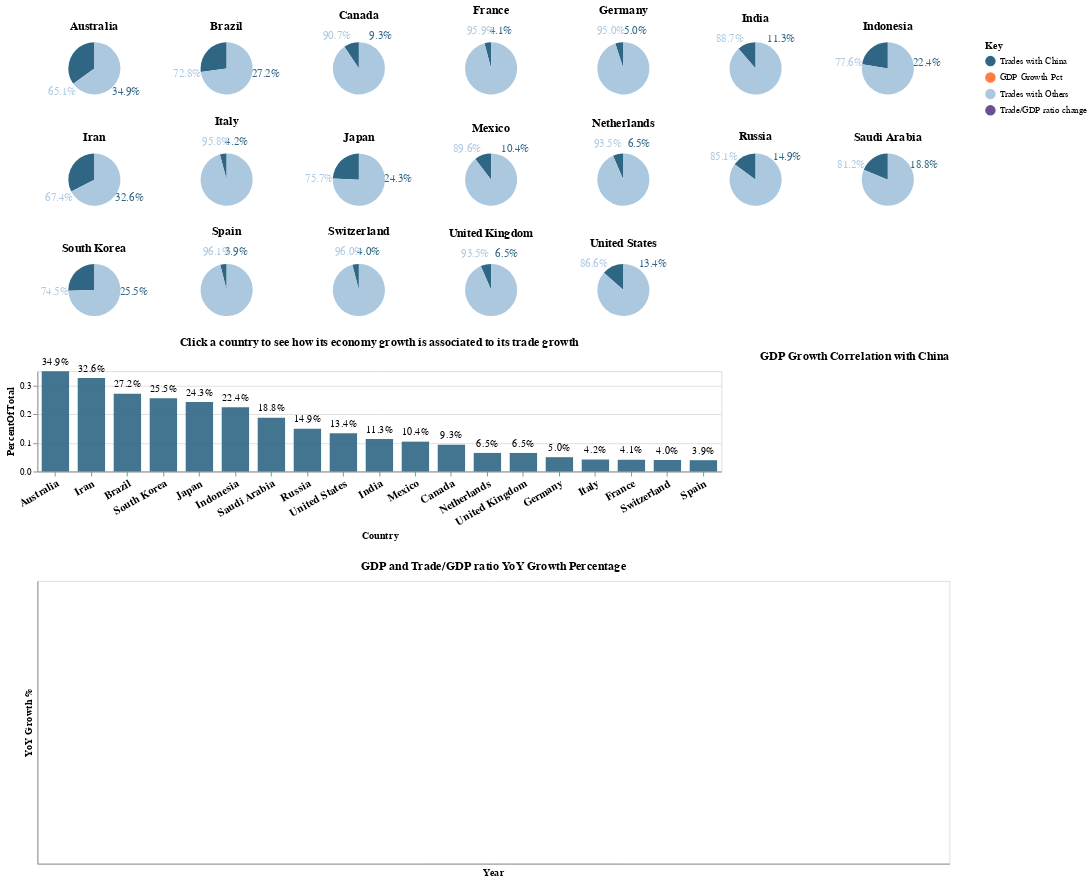

Notebook source saved alongside this figure:
### Code cell
width=1000
height=600
title = "Percentage of Total Trades Done with China"

df = my_data.get_Chinadata_by_country()
df = df.rename(columns={'TradePctGDPChange': 'Trade/GDP ratio change'})
# GDP growth correlation
china_gdp_df = df[df['Country'] == 'China'][['Country', 'GDP Growth Pct']].reset_index(drop = True)
other_gdp_df = df[df['Country'] != 'China'][['Country', 'GDP Growth Pct']]
other_gdp_df = other_gdp_df.drop_duplicates().reset_index(drop = True)
country_list = df[df['Country'] !='China']['Country'].unique()

#country_list = df[df['Country'] =='United States']['Country'].unique()

num_country_per_line = math.ceil(len(country_list)/3.0)

gdp_correl = {}
for country in country_list:
    gdp_correl[country] = china_gdp_df['GDP Growth Pct'].corr(
        other_gdp_df[other_gdp_df['Country']==country]['GDP Growth Pct'].reset_index(drop = True))
gdp_correl_df = pd.DataFrame(gdp_correl.items(), columns=['Country', 'GDPcorrel_w_China'])

df = df.merge(gdp_correl_df, on = 'Country', how = 'left')
# Slider filter
year_slider = alt.binding_range(min=2014, max=2020, step=1)
slider_selection = alt.selection_single(bind=year_slider, fields=['Year'], name="Year", init={'Year': 2020})

# Pie charts
base = alt.Chart(df).encode(
    theta=alt.Theta(field="total_trade", type="quantitative"),
    color=alt.Color(field="isChinaPartner", type="nominal",
                    scale = alt.Scale(domain = ['Trades with China', 'GDP Growth Pct', 
                                                'Trades with Others', 'Trade/GDP ratio change'],
                                      range = ['#2f6684', '#ff7c43', '#acc8df', '#665191']),
                    legend = alt.Legend(title="Key")),

    tooltip=alt.Tooltip('total_trade', format="$,.0f")
)


chart1 = alt.hconcat()
for country in country_list[0:num_country_per_line]: 
    base_pie = base.transform_filter(
        alt.FieldEqualPredicate(field='Country', equal=country)
    ).mark_arc(outerRadius=(width/35))

    base_text = base.transform_calculate(
        PercentOfTotal="datum.total_trade / datum.total_toWorld_trade"
    ).transform_filter(
        alt.FieldEqualPredicate(field='Country', equal=country)
    ).mark_text(radius=(width/30+10), size=12).encode(
        text=alt.Text("PercentOfTotal:Q", format='.1%')
    )
    chart1 |= (base_pie+base_text).add_selection(
        slider_selection
    ).transform_filter(
        slider_selection
    ).properties(title=country,width=(width/8),height=(height/10))

chart2 = alt.hconcat()
for country in country_list[num_country_per_line:num_country_per_line*2]:
    base_pie = base.transform_filter(
        alt.FieldEqualPredicate(field='Country', equal=country)
    ).mark_arc(outerRadius=(width/35))

    base_text = base.transform_calculate(
        PercentOfTotal="datum.total_trade / datum.total_toWorld_trade"
    ).transform_filter(
        alt.FieldEqualPredicate(field='Country', equal=country)
    ).mark_text(radius=(width/30+10), size=12).encode(
        text=alt.Text("PercentOfTotal:Q", format='.1%')
    )
    chart2 |= (base_pie+base_text).add_selection(
        slider_selection
    ).transform_filter(
        slider_selection
    ).properties(title=country,width=(width/8),height=(height/10))

chart3 = alt.hconcat()
for country in country_list[num_country_per_line*2:]:
    base_pie = base.transform_filter(
        alt.FieldEqualPredicate(field='Country', equal=country)
    ).mark_arc(outerRadius=(width/35))

    base_text = base.transform_calculate(
        PercentOfTotal="datum.total_trade / datum.total_toWorld_trade"
    ).transform_filter(
        alt.FieldEqualPredicate(field='Country', equal=country)
    ).mark_text(radius=(width/30+10), size=12).encode(
        text=alt.Text("PercentOfTotal:Q", format='.1%')
    )

    chart3 |= (base_pie+base_text).add_selection(
        slider_selection
    ).transform_filter(
        slider_selection
    ).properties(title=country,width=(width/8),height=(height/10))

# brush selection
brush_selection = alt.selection_single(fields=['Country'], empty='none')

# line charts
dependency_bars = alt.Chart(df).mark_bar(opacity = 0.9, color = '#2f6684', size = 30).encode(
    x = alt.Y('Country:N', sort='-y',
              axis=alt.Axis(labelAngle=-30, 
                            labelOverlap=False,
                            labelFontSize=12,
                            labelFontWeight = 'bold')),
    y = 'PercentOfTotal:Q'
).transform_calculate(
    PercentOfTotal="datum.total_trade / datum.total_toWorld_trade"
)
dependency_text = dependency_bars.mark_text(dy = -10).encode(
    x = alt.Y('Country:N', sort='-y', axis = None),
    y = 'PercentOfTotal:Q',
    text=alt.Text("PercentOfTotal:Q", format='.1%')
)

dependency_chart = alt.layer(dependency_bars, dependency_text).transform_filter(
    alt.FieldEqualPredicate(field='Year', equal=2020)
).transform_filter(
    alt.FieldEqualPredicate(field='isChinaPartner', equal='Trades with China')
).resolve_scale(
    x = 'independent'
).add_selection(
    brush_selection
).properties(
    title="Click a country to see how its economy growth is associated to its trade growth",
    width=(width*0.75),height=(height/10+50)
)

# Correlation fact 
corr_text = alt.Chart(df).mark_text(size = 40).encode(
    text=alt.Text("GDPcorrel_w_China:Q", format='.1%')
).transform_filter(
    brush_selection
).transform_filter(
    alt.FieldEqualPredicate(field='Year', equal=2020)
).properties(
    title="GDP Growth Correlation with China",
    width=(width*0.25),height=(height/10+50)
)

# ruler selection
nearest = alt.selection(type='single', nearest=True, on='mouseover',
                fields=['Year'], empty='none')

gdp_base = alt.Chart(df).transform_fold(
    ['Trade/GDP ratio change', 'GDP Growth Pct']
)

gdp_line = gdp_base.mark_line().encode(
    x = alt.X('Year:O',axis=alt.Axis(labelAngle=0)),
    y = alt.Y('value:Q',axis=alt.Axis(title = 'YoY Growth %', format='.1f')),
    color = 'key:N',
    tooltip=[alt.Tooltip('Year'),
             alt.Tooltip('Trade/GDP ratio change', format=".2f"),
             alt.Tooltip('GDP Growth Pct', format=".2f")]
).transform_filter(
    brush_selection
)

selectors = gdp_base.mark_point().encode(
    x=alt.X('Year:O',axis=alt.Axis(labelAngle=0)),
    opacity=alt.value(0),
).add_selection(
    nearest
)

#points = gdp_line.mark_point().encode(
#    opacity=alt.condition(nearest, alt.value(1), alt.value(0))
#)

points = gdp_line.mark_point(
    opacity=0.0,
    size=3000
).encode(
    x=alt.X('year:O',axis=None),
    y=alt.Y('value:Q',axis=None),
    tooltip=[alt.Tooltip('year'),
             alt.Tooltip('Trade/GDP ratio change', format=".2f"),
             alt.Tooltip('GDP Growth Pct', format=".2f")]
)

# Draw text labels near the points, and highlight based on selection
#text = gdp_line.mark_text(align='left', dx=5, dy=-5).encode(
#    text=alt.condition(nearest, 'value:Q', alt.value(' '))
#)
#text = gdp_base.mark_text(align='center', dx=5, dy=-5).encode(
#    x=alt.X('year:O',axis=None),
#    y=alt.Y('value:Q',axis=None),
#    text=alt.Text('value:Q', format='.1f'),
#    color = 'key:N'
#).transform_filter(
#    brush_selection
#)

# Draw a rule at the location of the selection
rules = gdp_base.mark_rule(color='gray').encode(
    x='Year:Q',
).transform_filter(
    nearest
)

gdp_combine = alt.layer(
    gdp_line#, text #points, selectors,rules,
).properties(
    title="GDP and Trade/GDP ratio YoY Growth Percentage" ,width=width,height=(height*3/5-50)
)

return_chart = (chart1 & chart2 & chart3 & (dependency_chart | corr_text) & gdp_combine).configure_title(
    baseline="line-top",
    dy = -5
)
## https://stackoverflow.com/questions/67997825/python-altair-generate-a-table-on-selection
## https://altair-viz.github.io/user_guide/transform/filter.html?highlight=filter
## https://vega.github.io/vega/docs/schemes/
return_chart

### Figure 1 — Vega-Lite specification as saved in the notebook (floating-point values rounded to 4 significant figures; data arrays with more than 128 entries replaced by an {"elided": "..."} marker saying what was removed)
{"config": {"view": {"continuousWidth": 400, "continuousHeight": 300}, "title": {"baseline": "line-top", "dy": -5}}, "vconcat": [{"hconcat": [{"layer": [{"mark": {"type": "arc", "outerRadius": 28.57}, "encoding": {"color": {"field": "isChinaPartner", "legend": {"title": "Key"}, "scale": {"domain": ["Trades with China", "GDP Growth Pct", "Trades with Others", "Trade/GDP ratio change"], "range": ["#2f6684", "#ff7c43", "#acc8df", "#665191"]}, "type": "nominal"}, "theta": {"field": "total_trade", "type": "quantitative"}, "tooltip": {"field": "total_trade", "format": "$,.0f", "type": "quantitative"}}, "selection": {"Year": {"type": "single", "bind": {"input": "range", "max": 2020, "min": 2014, "step": 1}, "fields": ["Year"], "init": {"Year": 2020}}}, "transform": [{"filter": {"equal": "Australia", "field": "Country"}}]}, {"mark": {"type": "text", "radius": 43.33, "size": 12}, "encoding": {"color": {"field": "isChinaPartner", "legend": {"title": "Key"}, "scale": {"domain": ["Trades with China", "GDP Growth Pct", "Trades with Others", "Trade/GDP ratio change"], "range": ["#2f6684", "#ff7c43", "#acc8df", "#665191"]}, "type": "nominal"}, "text": {"field": "PercentOfTotal", "format": ".1%", "type": "quantitative"}, "theta": {"field": "total_trade", "type": "quantitative"}, "tooltip": {"field": "total_trade", "format": "$,.0f", "type": "quantitative"}}, "transform": [{"calculate": "datum.total_trade / datum.total_toWorld_trade", "as": "PercentOfTotal"}, {"filter": {"equal": "Australia", "field": "Country"}}]}], "height": 60.0, "title": "Australia", "transform": [{"filter": {"selection": "Year"}}], "width": 125.0}, {"layer": [{"mark": {"type": "arc", "outerRadius": 28.57}, "encoding": {"color": {"field": "isChinaPartner", "legend": {"title": "Key"}, "scale": {"domain": ["Trades with China", "GDP Growth Pct", "Trades with Others", "Trade/GDP ratio change"], "range": ["#2f6684", "#ff7c43", "#acc8df", "#665191"]}, "type": "nominal"}, "theta": {"field": "total_trade", "type": "quantitative"}, "tooltip": {"field": "total_trade", "format": "$,.0f", "type": "quantitative"}}, "selection": {"Year": {"type": "single", "bind": {"input": "range", "max": 2020, "min": 2014, "step": 1}, "fields": ["Year"], "init": {"Year": 2020}}}, "transform": [{"filter": {"equal": "Brazil", "field": "Country"}}]}, {"mark": {"type": "text", "radius": 43.33, "size": 12}, "encoding": {"color": {"field": "isChinaPartner", "legend": {"title": "Key"}, "scale": {"domain": ["Trades with China", "GDP Growth Pct", "Trades with Others", "Trade/GDP ratio change"], "range": ["#2f6684", "#ff7c43", "#acc8df", "#665191"]}, "type": "nominal"}, "text": {"field": "PercentOfTotal", "format": ".1%", "type": "quantitative"}, "theta": {"field": "total_trade", "type": "quantitative"}, "tooltip": {"field": "total_trade", "format": "$,.0f", "type": "quantitative"}}, "transform": [{"calculate": "datum.total_trade / datum.total_toWorld_trade", "as": "PercentOfTotal"}, {"filter": {"equal": "Brazil", "field": "Country"}}]}], "height": 60.0, "title": "Brazil", "transform": [{"filter": {"selection": "Year"}}], "width": 125.0}, {"layer": [{"mark": {"type": "arc", "outerRadius": 28.57}, "encoding": {"color": {"field": "isChinaPartner", "legend": {"title": "Key"}, "scale": {"domain": ["Trades with China", "GDP Growth Pct", "Trades with Others", "Trade/GDP ratio change"], "range": ["#2f6684", "#ff7c43", "#acc8df", "#665191"]}, "type": "nominal"}, "theta": {"field": "total_trade", "type": "quantitative"}, "tooltip": {"field": "total_trade", "format": "$,.0f", "type": "quantitative"}}, "selection": {"Year": {"type": "single", "bind": {"input": "range", "max": 2020, "min": 2014, "step": 1}, "fields": ["Year"], "init": {"Year": 2020}}}, "transform": [{"filter": {"equal": "Canada", "field": "Country"}}]}, {"mark": {"type": "text", "radius": 43.33, "size": 12}, "encoding": {"color": {"field": "isChinaPartner", "legend": {"title": "Key"}, "scale": {"domain": ["Trades with China", "GDP Growth Pct", "Trades with Others", "Trade/GDP ratio change"], "range": ["#2f6684", "#ff7c43", "#acc8df", "#665191"]}, "type": "nominal"}, "text": {"field": "PercentOfTotal", "format": ".1%", "type": "quantitative"}, "theta": {"field": "total_trade", "type": "quantitative"}, "tooltip": {"field": "total_trade", "format": "$,.0f", "type": "quantitative"}}, "transform": [{"calculate": "datum.total_trade / datum.total_toWorld_trade", "as": "PercentOfTotal"}, {"filter": {"equal": "Canada", "field": "Country"}}]}], "height": 60.0, "title": "Canada", "transform": [{"filter": {"selection": "Year"}}], "width": 125.0}, {"layer": [{"mark": {"type": "arc", "outerRadius": 28.57}, "encoding": {"color": {"field": "isChinaPartner", "legend": {"title": "Key"}, "scale": {"domain": ["Trades with China", "GDP Growth Pct", "Trades with Others", "Trade/GDP ratio change"], "range": ["#2f6684", "#ff7c43", "#acc8df", "#665191"]}, "type": "nominal"}, "theta": {"field": "total_trade", "type": "quantitative"}, "tooltip": {"field": "total_trade", "format": "$,.0f", "type": "quantitative"}}, "selection": {"Year": {"type": "single", "bind": {"input": "range", "max": 2020, "min": 2014, "step": 1}, "fields": ["Year"], "init": {"Year": 2020}}}, "transform": [{"filter": {"equal": "France", "field": "Country"}}]}, {"mark": {"type": "text", "radius": 43.33, "size": 12}, "encoding": {"color": {"field": "isChinaPartner", "legend": {"title": "Key"}, "scale": {"domain": ["Trades with China", "GDP Growth Pct", "Trades with Others", "Trade/GDP ratio change"], "range": ["#2f6684", "#ff7c43", "#acc8df", "#665191"]}, "type": "nominal"}, "text": {"field": "PercentOfTotal", "format": ".1%", "type": "quantitative"}, "theta": {"field": "total_trade", "type": "quantitative"}, "tooltip": {"field": "total_trade", "format": "$,.0f", "type": "quantitative"}}, "transform": [{"calculate": "datum.total_trade / datum.total_toWorld_trade", "as": "PercentOfTotal"}, {"filter": {"equal": "France", "field": "Country"}}]}], "height": 60.0, "title": "France", "transform": [{"filter": {"selection": "Year"}}], "width": 125.0}, {"layer": [{"mark": {"type": "arc", "outerRadius": 28.57}, "encoding": {"color": {"field": "isChinaPartner", "legend": {"title": "Key"}, "scale": {"domain": ["Trades with China", "GDP Growth Pct", "Trades with Others", "Trade/GDP ratio change"], "range": ["#2f6684", "#ff7c43", "#acc8df", "#665191"]}, "type": "nominal"}, "theta": {"field": "total_trade", "type": "quantitative"}, "tooltip": {"field": "total_trade", "format": "$,.0f", "type": "quantitative"}}, "selection": {"Year": {"type": "single", "bind": {"input": "range", "max": 2020, "min": 2014, "step": 1}, "fields": ["Year"], "init": {"Year": 2020}}}, "transform": [{"filter": {"equal": "Germany", "field": "Country"}}]}, {"mark": {"type": "text", "radius": 43.33, "size": 12}, "encoding": {"color": {"field": "isChinaPartner", "legend": {"title": "Key"}, "scale": {"domain": ["Trades with China", "GDP Growth Pct", "Trades with Others", "Trade/GDP ratio change"], "range": ["#2f6684", "#ff7c43", "#acc8df", "#665191"]}, "type": "nominal"}, "text": {"field": "PercentOfTotal", "format": ".1%", "type": "quantitative"}, "theta": {"field": "total_trade", "type": "quantitative"}, "tooltip": {"field": "total_trade", "format": "$,.0f", "type": "quantitative"}}, "transform": [{"calculate": "datum.total_trade / datum.total_toWorld_trade", "as": "PercentOfTotal"}, {"filter": {"equal": "Germany", "field": "Country"}}]}], "height": 60.0, "title": "Germany", "transform": [{"filter": {"selection": "Year"}}], "width": 125.0}, {"layer": [{"mark": {"type": "arc", "outerRadius": 28.57}, "encoding": {"color": {"field": "isChinaPartner", "legend": {"title": "Key"}, "scale": {"domain": ["Trades with China", "GDP Growth Pct", "Trades with Others", "Trade/GDP ratio change"], "range": ["#2f6684", "#ff7c43", "#acc8df", "#665191"]}, "type": "nominal"}, "theta": {"field": "total_trade", "type": "quantitative"}, "tooltip": {"field": "total_trade", "format": "$,.0f", "type": "quantitative"}}, "selection": {"Year": {"type": "single", "bind": {"input": "range", "max": 2020, "min": 2014, "step": 1}, "fields": ["Year"], "init": {"Year": 2020}}}, "transform": [{"filter": {"equal": "India", "field": "Country"}}]}, {"mark": {"type": "text", "radius": 43.33, "size": 12}, "encoding": {"color": {"field": "isChinaPartner", "legend": {"title": "Key"}, "scale": {"domain": ["Trades with China", "GDP Growth Pct", "Trades with Others", "Trade/GDP ratio change"], "range": ["#2f6684", "#ff7c43", "#acc8df", "#665191"]}, "type": "nominal"}, "text": {"field": "PercentOfTotal", "format": ".1%", "type": "quantitative"}, "theta": {"field": "total_trade", "type": "quantitative"}, "tooltip": {"field": "total_trade", "format": "$,.0f", "type": "quantitative"}}, "transform": [{"calculate": "datum.total_trade / datum.total_toWorld_trade", "as": "PercentOfTotal"}, {"filter": {"equal": "India", "field": "Country"}}]}], "height": 60.0, "title": "India", "transform": [{"filter": {"selection": "Year"}}], "width": 125.0}, {"layer": [{"mark": {"type": "arc", "outerRadius": 28.57}, "encoding": {"color": {"field": "isChinaPartner", "legend": {"title": "Key"}, "scale": {"domain": ["Trades with China", "GDP Growth Pct", "Trades with Others", "Trade/GDP ratio change"], "range": ["#2f6684", "#ff7c43", "#acc8df", "#665191"]}, "type": "nominal"}, "theta": {"field": "total_trade", "type": "quantitative"}, "tooltip": {"field": "total_trade", "format": "$,.0f", "type": "quantitative"}}, "selection": {"Year": {"type": "single", "bind": {"input": "range", "max": 2020, "min": 2014, "step": 1}, "fields": ["Year"], "init": {"Year": 2020}}}, "transform": [{"filter": {"equal": "Indonesia", "field": "Country"}}]}, {"mark": {"type": "text", "radius": 43.33, "size": 12}, "encoding": {"color": {"field": "isChinaPartner", "legend": {"title": "Key"}, "scale": {"domain": ["Trades with China", "GDP Growth Pct", "Trades with Others", "Trade/GDP ratio change"], "range": ["#2f6684", "#ff7c43", "#acc8df", "#665191"]}, "type": "nominal"}, "text": {"field": "PercentOfTotal", "format": ".1%", "type": "quantitative"}, "theta": {"field": "total_trade", "type": "quantitative"}, "tooltip": {"field": "total_trade", "format": "$,.0f", "type": "quantitative"}}, "transform": [{"calculate": "datum.total_trade / datum.total_toWorld_trade", "as": "PercentOfTotal"}, {"filter": {"equal": "Indonesia", "field": "Country"}}]}], "height": 60.0, "title": "Indonesia", "transform": [{"filter": {"selection": "Year"}}], "width": 125.0}]}, {"hconcat": [{"layer": [{"mark": {"type": "arc", "outerRadius": 28.57}, "encoding": {"color": {"field": "isChinaPartner", "legend": {"title": "Key"}, "scale": {"domain": ["Trades with China", "GDP Growth Pct", "Trades with Others", "Trade/GDP ratio change"], "range": ["#2f6684", "#ff7c43", "#acc8df", "#665191"]}, "type": "nominal"}, "theta": {"field": "total_trade", "type": "quantitative"}, "tooltip": {"field": "total_trade", "format": "$,.0f", "type": "quantitative"}}, "selection": {"Year": {"type": "single", "bind": {"input": "range", "max": 2020, "min": 2014, "step": 1}, "fields": ["Year"], "init": {"Year": 2020}}}, "transform": [{"filter": {"equal": "Iran", "field": "Country"}}]}, {"mark": {"type": "text", "radius": 43.33, "size": 12}, "encoding": {"color": {"field": "isChinaPartner", "legend": {"title": "Key"}, "scale": {"domain": ["Trades with China", "GDP Growth Pct", "Trades with Others", "Trade/GDP ratio change"], "range": ["#2f6684", "#ff7c43", "#acc8df", "#665191"]}, "type": "nominal"}, "text": {"field": "PercentOfTotal", "format": ".1%", "type": "quantitative"}, "theta": {"field": "total_trade", "type": "quantitative"}, "tooltip": {"field": "total_trade", "format": "$,.0f", "type": "quantitative"}}, "transform": [{"calculate": "datum.total_trade / datum.total_toWorld_trade", "as": "PercentOfTotal"}, {"filter": {"equal": "Iran", "field": "Country"}}]}], "height": 60.0, "title": "Iran", "transform": [{"filter": {"selection": "Year"}}], "width": 125.0}, {"layer": [{"mark": {"type": "arc", "outerRadius": 28.57}, "encoding": {"color": {"field": "isChinaPartner", "legend": {"title": "Key"}, "scale": {"domain": ["Trades with China", "GDP Growth Pct", "Trades with Others", "Trade/GDP ratio change"], "range": ["#2f6684", "#ff7c43", "#acc8df", "#665191"]}, "type": "nominal"}, "theta": {"field": "total_trade", "type": "quantitative"}, "tooltip": {"field": "total_trade", "format": "$,.0f", "type": "quantitative"}}, "selection": {"Year": {"type": "single", "bind": {"input": "range", "max": 2020, "min": 2014, "step": 1}, "fields": ["Year"], "init": {"Year": 2020}}}, "transform": [{"filter": {"equal": "Italy", "field": "Country"}}]}, {"mark": {"type": "text", "radius": 43.33, "size": 12}, "encoding": {"color": {"field": "isChinaPartner", "legend": {"title": "Key"}, "scale": {"domain": ["Trades with China", "GDP Growth Pct", "Trades with Others", "Trade/GDP ratio change"], "range": ["#2f6684", "#ff7c43", "#acc8df", "#665191"]}, "type": "nominal"}, "text": {"field": "PercentOfTotal", "format": ".1%", "type": "quantitative"}, "theta": {"field": "total_trade", "type": "quantitative"}, "tooltip": {"field": "total_trade", "format": "$,.0f", "type": "quantitative"}}, "transform": [{"calculate": "datum.total_trade / datum.total_toWorld_trade", "as": "PercentOfTotal"}, {"filter": {"equal": "Italy", "field": "Country"}}]}], "height": 60.0, "title": "Italy", "transform": [{"filter": {"selection": "Year"}}], "width": 125.0}, {"layer": [{"mark": {"type": "arc", "outerRadius": 28.57}, "encoding": {"color": {"field": "isChinaPartner", "legend": {"title": "Key"}, "scale": {"domain": ["Trades with China", "GDP Growth Pct", "Trades with Others", "Trade/GDP ratio change"], "range": ["#2f6684", "#ff7c43", "#acc8df", "#665191"]}, "type": "nominal"}, "theta": {"field": "total_trade", "type": "quantitative"}, "tooltip": {"field": "total_trade", "format": "$,.0f", "type": "quantitative"}}, "selection": {"Year": {"type": "single", "bind": {"input": "range", "max": 2020, "min": 2014, "step": 1}, "fields": ["Year"], "init": {"Year": 2020}}}, "transform": [{"filter": {"equal": "Japan", "field": "Country"}}]}, {"mark": {"type": "text", "radius": 43.33, "size": 12}, "encoding": {"color": {"field": "isChinaPartner", "legend": {"title": "Key"}, "scale": {"domain": ["Trades with China", "GDP Growth Pct", "Trades with Others", "Trade/GDP ratio change"], "range": ["#2f6684", "#ff7c43", "#acc8df", "#665191"]}, "type": "nominal"}, "text": {"field": "PercentOfTotal", "format": ".1%", "type": "quantitative"}, "theta": {"field": "total_trade", "type": "quantitative"}, "tooltip": {"field": "total_trade", "format": "$,.0f", "type": "quantitative"}}, "transform": [{"calculate": "datum.total_trade / datum.total_toWorld_trade", "as": "PercentOfTotal"}, {"filter": {"equal": "Japan", "field": "Country"}}]}], "height": 60.0, "title": "Japan", "transform": [{"filter": {"selection": "Year"}}], "width": 125.0}, {"layer": [{"mark": {"type": "arc", "outerRadius": 28.57}, "encoding": {"color": {"field": "isChinaPartner", "legend": {"title": "Key"}, "scale": {"domain": ["Trades with China", "GDP Growth Pct", "Trades with Others", "Trade/GDP ratio change"], "range": ["#2f6684", "#ff7c43", "#acc8df", "#665191"]}, "type": "nominal"}, "theta": {"field": "total_trade", "type": "quantitative"}, "tooltip": {"field": "total_trade", "format": "$,.0f", "type": "quantitative"}}, "selection": {"Year": {"type": "single", "bind": {"input": "range", "max": 2020, "min": 2014, "step": 1}, "fields": ["Year"], "init": {"Year": 2020}}}, "transform": [{"filter": {"equal": "Mexico", "field": "Country"}}]}, {"mark": {"type": "text", "radius": 43.33, "size": 12}, "encoding": {"color": {"field": "isChinaPartner", "legend": {"title": "Key"}, "scale": {"domain": ["Trades with China", "GDP Growth Pct", "Trades with Others", "Trade/GDP ratio change"], "range": ["#2f6684", "#ff7c43", "#acc8df", "#665191"]}, "type": "nominal"}, "text": {"field": "PercentOfTotal", "format": ".1%", "type": "quantitative"}, "theta": {"field": "total_trade", "type": "quantitative"}, "tooltip": {"field": "total_trade", "format": "$,.0f", "type": "quantitative"}}, "transform": [{"calculate": "datum.total_trade / datum.total_toWorld_trade", "as": "PercentOfTotal"}, {"filter": {"equal": "Mexico", "field": "Country"}}]}], "height": 60.0, "title": "Mexico", "transform": [{"filter": {"selection": "Year"}}], "width": 125.0}, {"layer": [{"mark": {"type": "arc", "outerRadius": 28.57}, "encoding": {"color": {"field": "isChinaPartner", "legend": {"title": "Key"}, "scale": {"domain": ["Trades with China", "GDP Growth Pct", "Trades with Others", "Trade/GDP ratio change"], "range": ["#2f6684", "#ff7c43", "#acc8df", "#665191"]}, "type": "nominal"}, "theta": {"field": "total_trade", "type": "quantitative"}, "tooltip": {"field": "total_trade", "format": "$,.0f", "type": "quantitative"}}, "selection": {"Year": {"type": "single", "bind": {"input": "range", "max": 2020, "min": 2014, "step": 1}, "fields": ["Year"], "init": {"Year": 2020}}}, "transform": [{"filter": {"equal": "Netherlands", "field": "Country"}}]}, {"mark": {"type": "text", "radius": 43.33, "size": 12}, "encoding": {"color": {"field": "isChinaPartner", "legend": {"title": "Key"}, "scale": {"domain": ["Trades with China", "GDP Growth Pct", "Trades with Others", "Trade/GDP ratio change"], "range": ["#2f6684", "#ff7c43", "#acc8df", "#665191"]}, "type": "nominal"}, "text": {"field": "PercentOfTotal", "format": ".1%", "type": "quantitative"}, "theta": {"field": "total_trade", "type": "quantitative"}, "tooltip": {"field": "total_trade", "format": "$,.0f", "type": "quantitative"}}, "transform": [{"calculate": "datum.total_trade / datum.total_toWorld_trade", "as": "PercentOfTotal"}, {"filter": {"equal": "Netherlands", "field": "Country"}}]}], "height": 60.0, "title": "Netherlands", "transform": [{"filter": {"selection": "Year"}}], "width": 125.0}, {"layer": [{"mark": {"type": "arc", "outerRadius": 28.57}, "encoding": {"color": {"field": "isChinaPartner", "legend": {"title": "Key"}, "scale": {"domain": ["Trades with China", "GDP Growth Pct", "Trades with Others", "Trade/GDP ratio change"], "range": ["#2f6684", "#ff7c43", "#acc8df", "#665191"]}, "type": "nominal"}, "theta": {"field": "total_trade", "type": "quantitative"}, "tooltip": {"field": "total_trade", "format": "$,.0f", "type": "quantitative"}}, "selection": {"Year": {"type": "single", "bind": {"input": "range", "max": 2020, "min": 2014, "step": 1}, "fields": ["Year"], "init": {"Year": 2020}}}, "transform": [{"filter": {"equal": "Russia", "field": "Country"}}]}, {"mark": {"type": "text", "radius": 43.33, "size": 12}, "encoding": {"color": {"field": "isChinaPartner", "legend": {"title": "Key"}, "scale": {"domain": ["Trades with China", "GDP Growth Pct", "Trades with Others", "Trade/GDP ratio change"], "range": ["#2f6684", "#ff7c43", "#acc8df", "#665191"]}, "type": "nominal"}, "text": {"field": "PercentOfTotal", "format": ".1%", "type": "quantitative"}, "theta": {"field": "total_trade", "type": "quantitative"}, "tooltip": {"field": "total_trade", "format": "$,.0f", "type": "quantitative"}}, "transform": [{"calculate": "datum.total_trade / datum.total_toWorld_trade", "as": "PercentOfTotal"}, {"filter": {"equal": "Russia", "field": "Country"}}]}], "height": 60.0, "title": "Russia", "transform": [{"filter": {"selection": "Year"}}], "width": 125.0}, {"layer": [{"mark": {"type": "arc", "outerRadius": 28.57}, "encoding": {"color": {"field": "isChinaPartner", "legend": {"title": "Key"}, "scale": {"domain": ["Trades with China", "GDP Growth Pct", "Trades with Others", "Trade/GDP ratio change"], "range": ["#2f6684", "#ff7c43", "#acc8df", "#665191"]}, "type": "nominal"}, "theta": {"field": "total_trade", "type": "quantitative"}, "tooltip": {"field": "total_trade", "format": "$,.0f", "type": "quantitative"}}, "selection": {"Year": {"type": "single", "bind": {"input": "range", "max": 2020, "min": 2014, "step": 1}, "fields": ["Year"], "init": {"Year": 2020}}}, "transform": [{"filter": {"equal": "Saudi Arabia", "field": "Country"}}]}, {"mark": {"type": "text", "radius": 43.33, "size": 12}, "encoding": {"color": {"field": "isChinaPartner", "legend": {"title": "Key"}, "scale": {"domain": ["Trades with China", "GDP Growth Pct", "Trades with Others", "Trade/GDP ratio change"], "range": ["#2f6684", "#ff7c43", "#acc8df", "#665191"]}, "type": "nominal"}, "text": {"field": "PercentOfTotal", "format": ".1%", "type": "quantitative"}, "theta": {"field": "total_trade", "type": "quantitative"}, "tooltip": {"field": "total_trade", "format": "$,.0f", "type": "quantitative"}}, "transform": [{"calculate": "datum.total_trade / datum.total_toWorld_trade", "as": "PercentOfTotal"}, {"filter": {"equal": "Saudi Arabia", "field": "Country"}}]}], "height": 60.0, "title": "Saudi Arabia", "transform": [{"filter": {"selection": "Year"}}], "width": 125.0}]}, {"hconcat": [{"layer": [{"mark": {"type": "arc", "outerRadius": 28.57}, "encoding": {"color": {"field": "isChinaPartner", "legend": {"title": "Key"}, "scale": {"domain": ["Trades with China", "GDP Growth Pct", "Trades with Others", "Trade/GDP ratio change"], "range": ["#2f6684", "#ff7c43", "#acc8df", "#665191"]}, "type": "nominal"}, "theta": {"field": "total_trade", "type": "quantitative"}, "tooltip": {"field": "total_trade", "format": "$,.0f", "type": "quantitative"}}, "selection": {"Year": {"type": "single", "bind": {"input": "range", "max": 2020, "min": 2014, "step": 1}, "fields": ["Year"], "init": {"Year": 2020}}}, "transform": [{"filter": {"equal": "South Korea", "field": "Country"}}]}, {"mark": {"type": "text", "radius": 43.33, "size": 12}, "encoding": {"color": {"field": "isChinaPartner", "legend": {"title": "Key"}, "scale": {"domain": ["Trades with China", "GDP Growth Pct", "Trades with Others", "Trade/GDP ratio change"], "range": ["#2f6684", "#ff7c43", "#acc8df", "#665191"]}, "type": "nominal"}, "text": {"field": "PercentOfTotal", "format": ".1%", "type": "quantitative"}, "theta": {"field": "total_trade", "type": "quantitative"}, "tooltip": {"field": "total_trade", "format": "$,.0f", "type": "quantitative"}}, "transform": [{"calculate": "datum.total_trade / datum.total_toWorld_trade", "as": "PercentOfTotal"}, {"filter": {"equal": "South Korea", "field": "Country"}}]}], "height": 60.0, "title": "South Korea", "transform": [{"filter": {"selection": "Year"}}], "width": 125.0}, {"layer": [{"mark": {"type": "arc", "outerRadius": 28.57}, "encoding": {"color": {"field": "isChinaPartner", "legend": {"title": "Key"}, "scale": {"domain": ["Trades with China", "GDP Growth Pct", "Trades with Others", "Trade/GDP ratio change"], "range": ["#2f6684", "#ff7c43", "#acc8df", "#665191"]}, "type": "nominal"}, "theta": {"field": "total_trade", "type": "quantitative"}, "tooltip": {"field": "total_trade", "format": "$,.0f", "type": "quantitative"}}, "selection": {"Year": {"type": "single", "bind": {"input": "range", "max": 2020, "min": 2014, "step": 1}, "fields": ["Year"], "init": {"Year": 2020}}}, "transform": [{"filter": {"equal": "Spain", "field": "Country"}}]}, {"mark": {"type": "text", "radius": 43.33, "size": 12}, "encoding": {"color": {"field": "isChinaPartner", "legend": {"title": "Key"}, "scale": {"domain": ["Trades with China", "GDP Growth Pct", "Trades with Others", "Trade/GDP ratio change"], "range": ["#2f6684", "#ff7c43", "#acc8df", "#665191"]}, "type": "nominal"}, "text": {"field": "PercentOfTotal", "format": ".1%", "type": "quantitative"}, "theta": {"field": "total_trade", "type": "quantitative"}, "tooltip": {"field": "total_trade", "format": "$,.0f", "type": "quantitative"}}, "transform": [{"calculate": "datum.total_trade / datum.total_toWorld_trade", "as": "PercentOfTotal"}, {"filter": {"equal": "Spain", "field": "Country"}}]}], "height": 60.0, "title": "Spain", "transform": [{"filter": {"selection": "Year"}}], "width": 125.0}, {"layer": [{"mark": {"type": "arc", "outerRadius": 28.57}, "encoding": {"color": {"field": "isChinaPartner", "legend": {"title": "Key"}, "scale": {"domain": ["Trades with China", "GDP Growth Pct", "Trades with Others", "Trade/GDP ratio change"], "range": ["#2f6684", "#ff7c43", "#acc8df", "#665191"]}, "type": "nominal"}, "theta": {"field": "total_trade", "type": "quantitative"}, "tooltip": {"field": "total_trade", "format": "$,.0f", "type": "quantitative"}}, "selection": {"Year": {"type": "single", "bind": {"input": "range", "max": 2020, "min": 2014, "step": 1}, "fields": ["Year"], "init": {"Year": 2020}}}, "transform": [{"filter": {"equal": "Switzerland", "field": "Country"}}]}, {"mark": {"type": "text", "radius": 43.33, "size": 12}, "encoding": {"color": {"field": "isChinaPartner", "legend": {"title": "Key"}, "scale": {"domain": ["Trades with China", "GDP Growth Pct", "Trades with Others", "Trade/GDP ratio change"], "range": ["#2f6684", "#ff7c43", "#acc8df", "#665191"]}, "type": "nominal"}, "text": {"field": "PercentOfTotal", "format": ".1%", "type": "quantitative"}, "theta": {"field": "total_trade", "type": "quantitative"}, "tooltip": {"field": "total_trade", "format": "$,.0f", "type": "quantitative"}}, "transform": [{"calculate": "datum.total_trade / datum.total_toWorld_trade", "as": "PercentOfTotal"}, {"filter": {"equal": "Switzerland", "field": "Country"}}]}], "height": 60.0, "title": "Switzerland", "transform": [{"filter": {"selection": "Year"}}], "width": 125.0}, {"layer": [{"mark": {"type": "arc", "outerRadius": 28.57}, "encoding": {"color": {"field": "isChinaPartner", "legend": {"title": "Key"}, "scale": {"domain": ["Trades with China", "GDP Growth Pct", "Trades with Others", "Trade/GDP ratio change"], "range": ["#2f6684", "#ff7c43", "#acc8df", "#665191"]}, "type": "nominal"}, "theta": {"field": "total_trade", "type": "quantitative"}, "tooltip": {"field": "total_trade", "format": "$,.0f", "type": "quantitative"}}, "selection": {"Year": {"type": "single", "bind": {"input": "range", "max": 2020, "min": 2014, "step": 1}, "fields": ["Year"], "init": {"Year": 2020}}}, "transform": [{"filter": {"equal": "United Kingdom", "field": "Country"}}]}, {"mark": {"type": "text", "radius": 43.33, "size": 12}, "encoding": {"color": {"field": "isChinaPartner", "legend": {"title": "Key"}, "scale": {"domain": ["Trades with China", "GDP Growth Pct", "Trades with Others", "Trade/GDP ratio change"], "range": ["#2f6684", "#ff7c43", "#acc8df", "#665191"]}, "type": "nominal"}, "text": {"field": "PercentOfTotal", "format": ".1%", "type": "quantitative"}, "theta": {"field": "total_trade", "type": "quantitative"}, "tooltip": {"field": "total_trade", "format": "$,.0f", "type": "quantitative"}}, "transform": [{"calculate": "datum.total_trade / datum.total_toWorld_trade", "as": "PercentOfTotal"}, {"filter": {"equal": "United Kingdom", "field": "Country"}}]}], "height": 60.0, "title": "United Kingdom", "transform": [{"filter": {"selection": "Year"}}], "width": 125.0}, {"layer": [{"mark": {"type": "arc", "outerRadius": 28.57}, "encoding": {"color": {"field": "isChinaPartner", "legend": {"title": "Key"}, "scale": {"domain": ["Trades with China", "GDP Growth Pct", "Trades with Others", "Trade/GDP ratio change"], "range": ["#2f6684", "#ff7c43", "#acc8df", "#665191"]}, "type": "nominal"}, "theta": {"field": "total_trade", "type": "quantitative"}, "tooltip": {"field": "total_trade", "format": "$,.0f", "type": "quantitative"}}, "selection": {"Year": {"type": "single", "bind": {"input": "range", "max": 2020, "min": 2014, "step": 1}, "fields": ["Year"], "init": {"Year": 2020}}}, "transform": [{"filter": {"equal": "United States", "field": "Country"}}]}, {"mark": {"type": "text", "radius": 43.33, "size": 12}, "encoding": {"color": {"field": "isChinaPartner", "legend": {"title": "Key"}, "scale": {"domain": ["Trades with China", "GDP Growth Pct", "Trades with Others", "Trade/GDP ratio change"], "range": ["#2f6684", "#ff7c43", "#acc8df", "#665191"]}, "type": "nominal"}, "text": {"field": "PercentOfTotal", "format": ".1%", "type": "quantitative"}, "theta": {"field": "total_trade", "type": "quantitative"}, "tooltip": {"field": "total_trade", "format": "$,.0f", "type": "quantitative"}}, "transform": [{"calculate": "datum.total_trade / datum.total_toWorld_trade", "as": "PercentOfTotal"}, {"filter": {"equal": "United States", "field": "Country"}}]}], "height": 60.0, "title": "United States", "transform": [{"filter": {"selection": "Year"}}], "width": 125.0}]}, {"hconcat": [{"layer": [{"mark": {"type": "bar", "color": "#2f6684", "opacity": 0.9, "size": 30}, "encoding": {"x": {"axis": {"labelAngle": -30, "labelFontSize": 12, "labelFontWeight": "bold", "labelOverlap": false}, "field": "Country", "sort": "-y", "type": "nominal"}, "y": {"field": "PercentOfTotal", "type": "quantitative"}}, "selection": {"selector005": {"type": "single", "fields": ["Country"], "empty": "none"}}, "transform": [{"calculate": "datum.total_trade / datum.total_toWorld_trade", "as": "PercentOfTotal"}]}, {"mark": {"type": "text", "dy": -10}, "encoding": {"text": {"field": "PercentOfTotal", "format": ".1%", "type": "quantitative"}, "x": {"axis": null, "field": "Country", "sort": "-y", "type": "nominal"}, "y": {"field": "PercentOfTotal", "type": "quantitative"}}, "transform": [{"calculate": "datum.total_trade / datum.total_toWorld_trade", "as": "PercentOfTotal"}]}], "height": 110.0, "resolve": {"scale": {"x": "independent"}}, "title": "Click a country to see how its economy growth is associated to its trade growth", "transform": [{"filter": {"equal": 2020, "field": "Year"}}, {"filter": {"equal": "Trades with China", "field": "isChinaPartner"}}], "width": 750.0}, {"mark": {"type": "text", "size": 40}, "encoding": {"text": {"field": "GDPcorrel_w_China", "format": ".1%", "type": "quantitative"}}, "height": 110.0, "title": "GDP Growth Correlation with China", "transform": [{"filter": {"selection": "selector005"}}, {"filter": {"equal": 2020, "field": "Year"}}], "width": 250.0}]}, {"layer": [{"mark": "line", "encoding": {"color": {"field": "key", "type": "nominal"}, "tooltip": [{"field": "Year", "type": "quantitative"}, {"field": "Trade/GDP ratio change", "format": ".2f", "type": "quantitative"}, {"field": "GDP Growth Pct", "format": ".2f", "type": "quantitative"}], "x": {"axis": {"labelAngle": 0}, "field": "Year", "type": "ordinal"}, "y": {"axis": {"format": ".1f", "title": "YoY Growth %"}, "field": "value", "type": "quantitative"}}, "transform": [{"fold": ["Trade/GDP ratio change", "GDP Growth Pct"]}, {"filter": {"selection": "selector005"}}]}], "height": 310.0, "title": "GDP and Trade/GDP ratio YoY Growth Percentage", "width": 1000}], "data": {"name": "data-bd15bf6076e0b0ae9eed147214942cdf"}, "$schema": "https://vega.github.io/schema/vega-lite/v4.17.0.json", "datasets": {"data-bd15bf6076e0b0ae9eed147214942cdf": {"elided": "553 records"}}}
